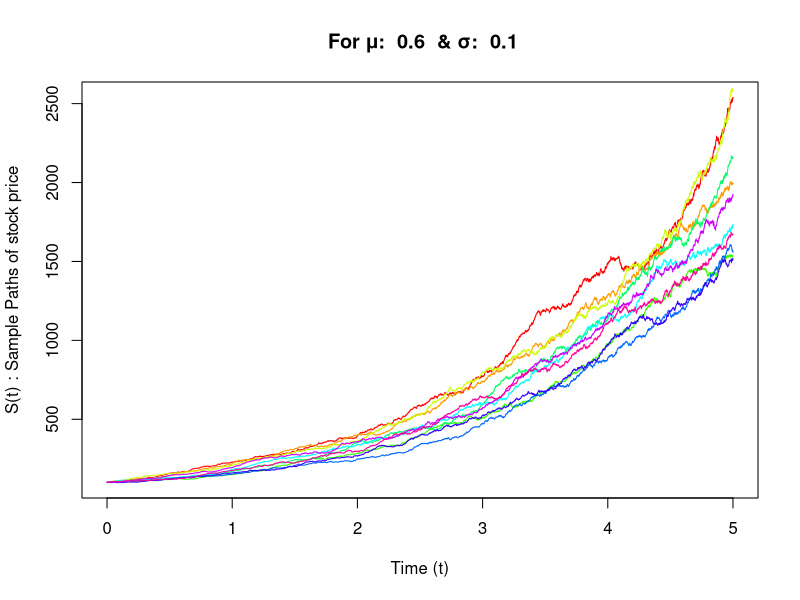
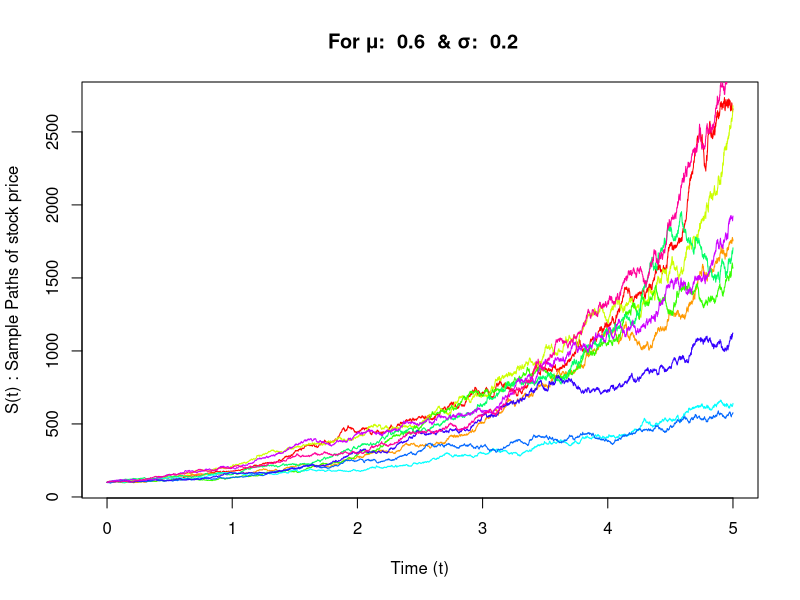
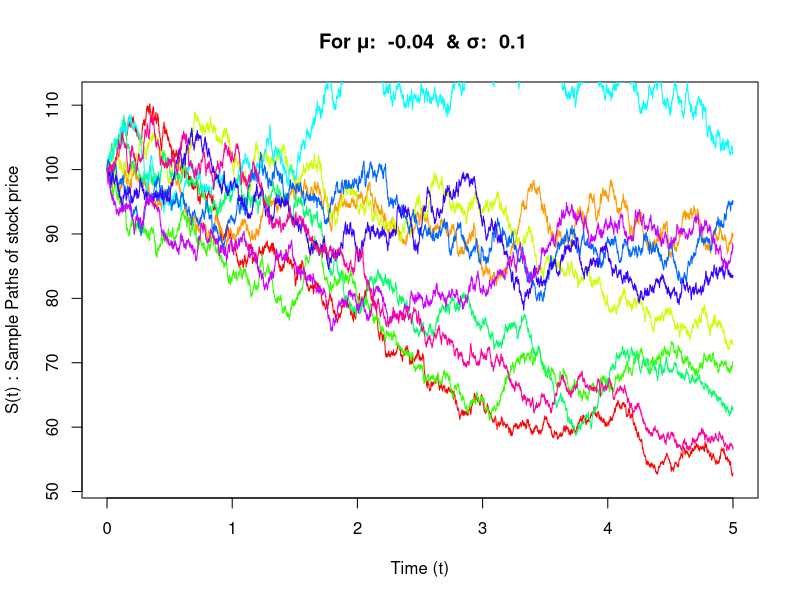
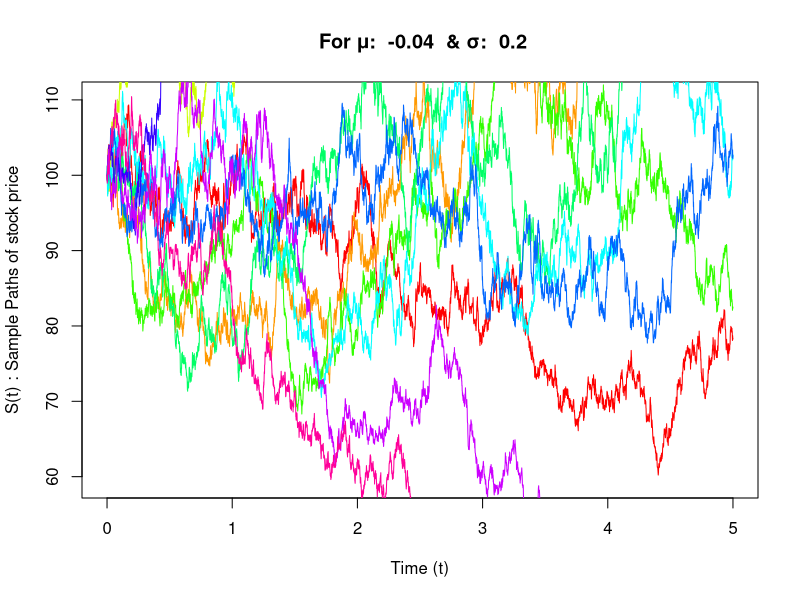

Reproduce these figures in R, in order.
val=5000
mu=c(0.6, 0.6,-0.04, -0.04)
sig=c(0.1,0.2,0.1,0.2)
paths=10
t=seq(from=0,to=5,by=5/val)
colour=rainbow(10)
for(k in 1:4){
  S5=c(1:paths)
  for(i in 1:paths){
    Z=rnorm((val+1),0,1)
    S=c(1:(val+1))
    S[1]=100
    for(j in 2:(val+1)){
      S[j]=S[j-1]*exp((mu[k]-sig[k]*sig[k]/2)*(t[j]-t[j-1])+sig[k]*sqrt(t[j]-t[j-1])*Z[j])
      if(t[j]==5){
        S5[i]=S[j]
      }
    }
    if(i==1){
      plot(t,S,'l',xlab="Time (t)",ylab="S(t) : Sample Paths of stock price",ylim=c(min(S)-1, max(S)+1),col=colour[i])
      title(main = list(paste(" For μ: ", mu[k], " & σ: ", sig[k]))) 
    }
    else{
      lines(t,S,'l',xlab="Time (t)",ylab="S(t) : Sample Paths of stock price",ylim=c(min(S)-1, max(S)+1),col=colour[i])
    }
  }
  cat("\nfor mu and sigma = ",mu[k]," and ",(sig[k]))
  cat("\nTheoretical Exp[S(5)] = ",S[1]*exp(mu[k]*5)," Theoretical Var[S(5)] = ",S[1]*S[1]*exp(2*mu[k]*5)*(exp(sig[k]*sig[k]*5)-1))
  cat("\nObserved Exp[S(5)] = ",mean(S5),"\nObserved Var[S(5)] = ",var(S5),"\n")
}